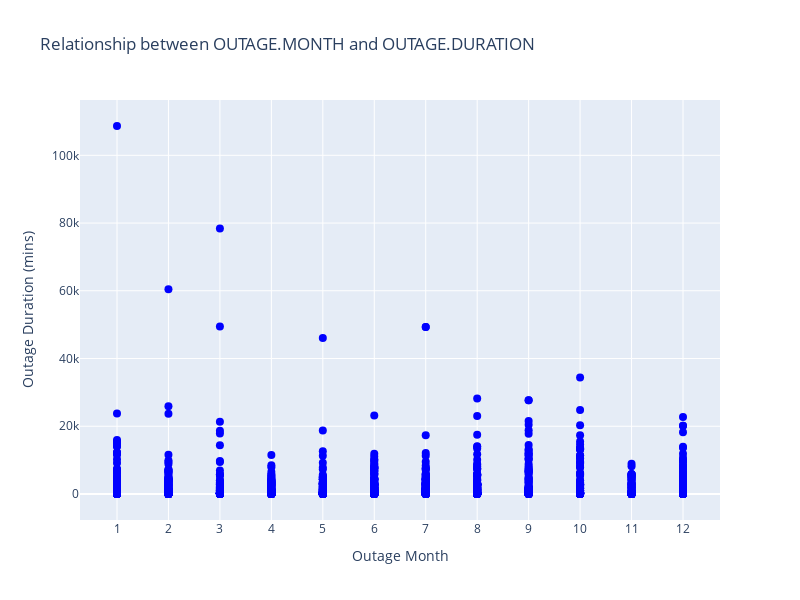

The notebook cell this image was saved under:
### Markdown cell above
### Analysis 2) Outage Month vs Outage Duration

### Code cell
df2 = df_interest[['OUTAGE.START.DATE', 'OUTAGE.DURATION']]
df2['OUTAGE.MONTH'] = pd.to_datetime(df2['OUTAGE.START.DATE']).dt.month
labels = {
    'title': 'Relationship between OUTAGE.MONTH and OUTAGE.DURATION',
    'xtitle': 'Outage Month',
    'ytitle': 'Outage Duration (mins)',
    'xaxis': dict(dtick=1)
}

f2 = gen_uni_scatter(df2['OUTAGE.MONTH'], df2['OUTAGE.DURATION'], labels)
f2.show()
fig.write_html('fig2.html', include_plotlyjs='cdn')

### Figure 1 — Plotly figure (JSON) as saved in the notebook; plotly's stock layout.template omitted (floating-point values rounded to 4 significant figures; data arrays with more than 128 entries replaced by an {"elided": "..."} marker saying what was removed)
{"data": [{"marker": {"color": "blue", "size": 8}, "mode": "markers", "name": "Power Outages", "type": "scatter", "x": {"elided": "1534 int values"}, "y": {"elided": "1534 int values"}}], "layout": {"height": 600, "title": {"text": "Relationship between OUTAGE.MONTH and OUTAGE.DURATION"}, "width": 800, "xaxis": {"autorange": true, "dtick": 1, "range": [0.2809, 12.72], "title": {"text": "Outage Month"}, "type": "linear"}, "yaxis": {"autorange": true, "range": [-7677.0, 116300.0], "title": {"text": "Outage Duration (mins)"}, "type": "linear"}}}
